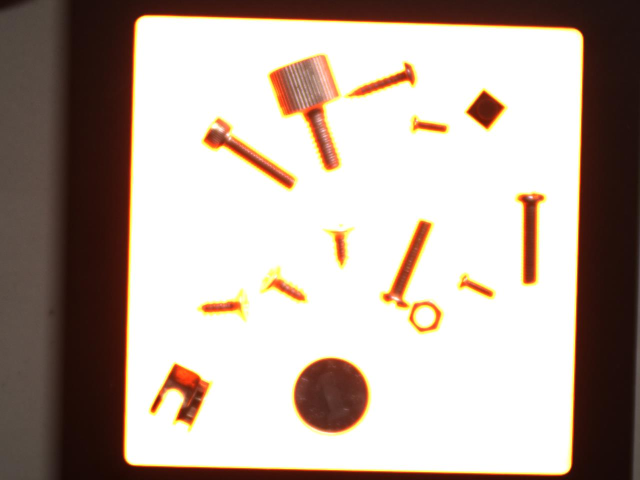
#> input picture python/0.jpg, 1280 x 960 px (shown at 1/2 size)
$ python 1.py
#> lines starting #> are read from the running program, lines starting #| are printed output that depends on the picture; after the words box and inside, x2 and y2 are one past the last pixel; in counts of white or black regions, pixels touching at a corner belong together
import cv2
im=cv2.imread('0.jpg')
#> im is the input picture: shape (960, 1280, 3); mean B, G, R 159.6, 168.7, 183
g=cv2.cvtColor(im,cv2.COLOR_BGR2GRAY)
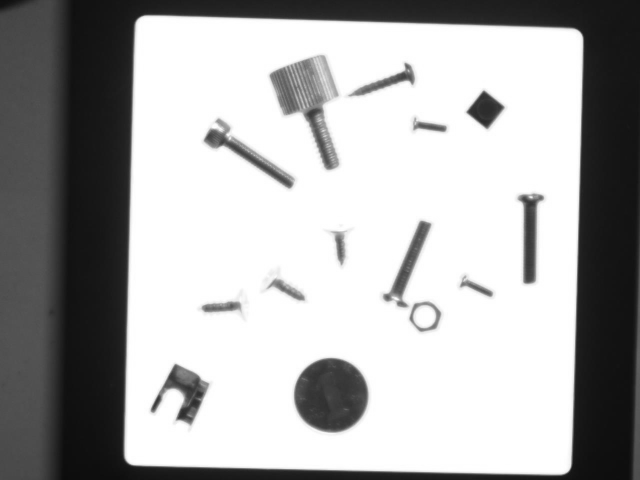
#> g: shape (960, 1280) (shown at 1/2 size); min 12, max 255, mean 172
yz,t=cv2.threshold(g,245,255,cv2.THRESH_BINARY)
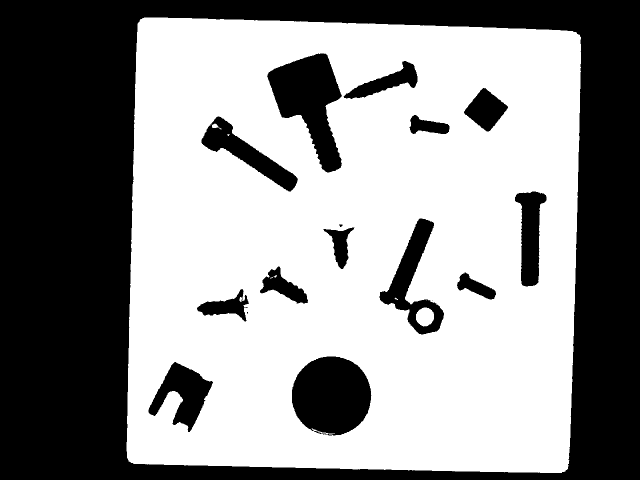
#> t: shape (960, 1280) (shown at 1/2 size); 57% white; 20 black regions (5 under 20 px), largest, box (x1, y1, x2, y2) and area: (0, 0, 1280, 960) 437139, (584, 713, 743, 871) 19680, (534, 107, 684, 345) 18393
cv2.imwrite("4.png",t)

yz,t2=cv2.threshold(g,200,255,cv2.THRESH_BINARY)
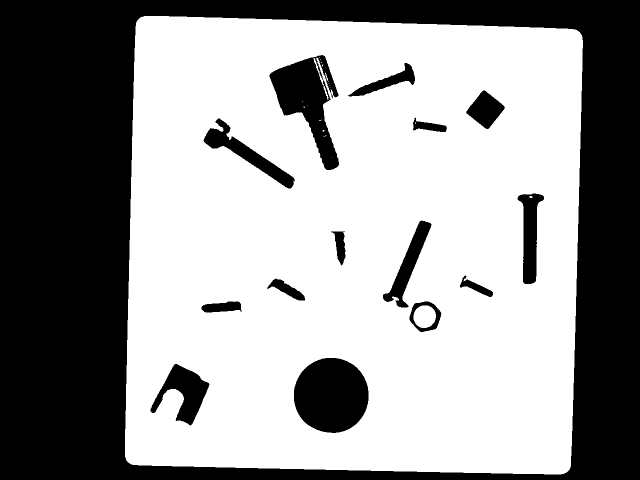
#> t2: shape (960, 1280) (shown at 1/2 size); 59.9% white; 15 black regions, largest, box (x1, y1, x2, y2) and area: (0, 0, 1280, 960) 426451, (588, 716, 737, 866) 17700, (539, 110, 678, 340) 14518
cv2.imwrite("5.png",t2)

yz,t3=cv2.threshold(g,250,255,cv2.THRESH_BINARY)
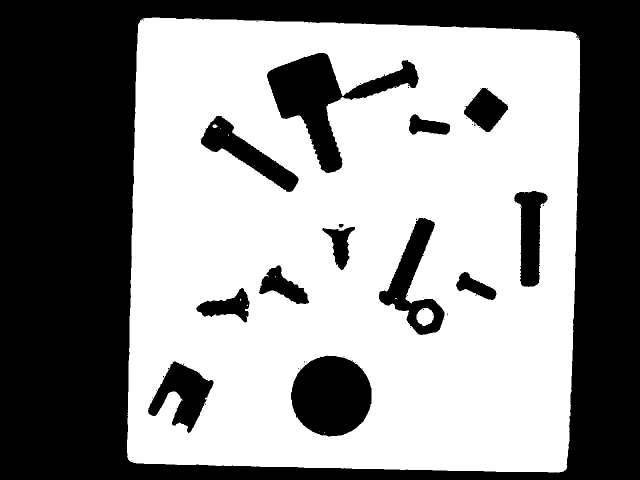
#> t3: shape (960, 1280) (shown at 1/2 size); 56.1% white; 89 black regions (75 under 20 px), largest, box (x1, y1, x2, y2) and area: (0, 0, 1280, 960) 440647, (534, 106, 838, 346) 23662, (582, 711, 743, 873) 20362
cv2.imwrite("6.png",t3)
#cv2.waitKey()

$ run again, with python/1.jpg copied over python/0.jpg
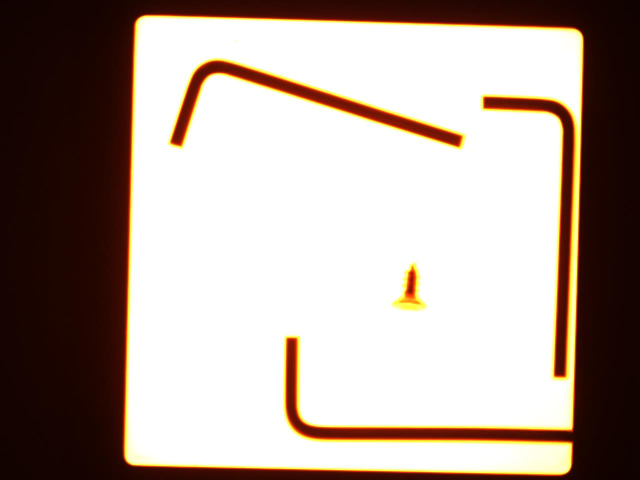
#> input picture python/1.jpg, 1280 x 960 px (shown at 1/2 size)
#> im is the input picture: shape (960, 1280, 3); mean B, G, R 150.3, 159, 173.7
#> `yz,t=cv2.threshold(g,245,255,cv2.THRESH_BINARY)`:
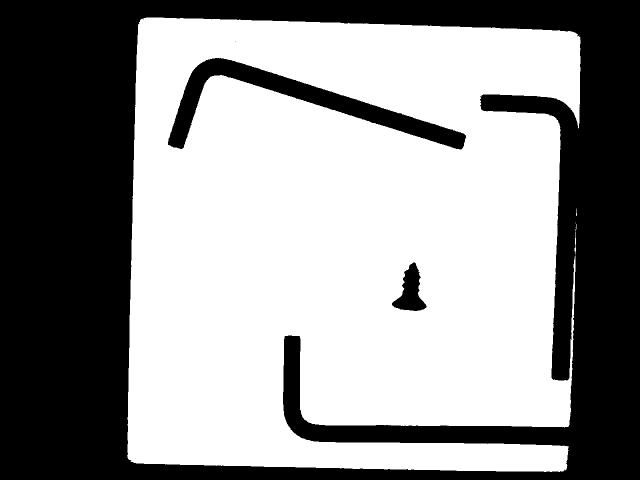
#> t: shape (960, 1280) (shown at 1/2 size); 57.9% white; 8 black regions (5 under 20 px), largest, box (x1, y1, x2, y2) and area: (0, 0, 1280, 960) 490443, (336, 116, 932, 299) 23762, (784, 525, 853, 622) 3378
#> t2: shape (960, 1280); 60.7% white; 4 black regions, box (x1, y1, x2, y2) and area: (0, 0, 1280, 960) 445819, (966, 193, 1151, 756) 18154, (340, 120, 926, 294) 17963, (799, 532, 840, 609) 1399
#> `yz,t3=cv2.threshold(g,250,255,cv2.THRESH_BINARY)`:
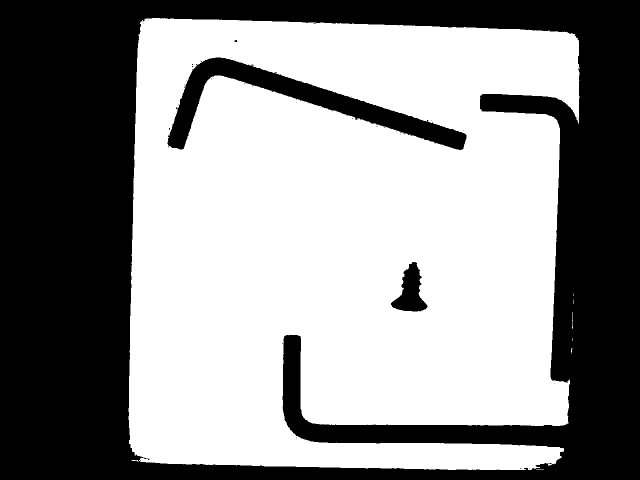
#> t3: shape (960, 1280) (shown at 1/2 size); 56.9% white; 46 black regions (43 under 20 px), largest, box (x1, y1, x2, y2) and area: (0, 0, 1280, 960) 500960, (335, 115, 933, 300) 25321, (782, 524, 855, 623) 3773

$ run again, with python/3.jpg copied over python/0.jpg
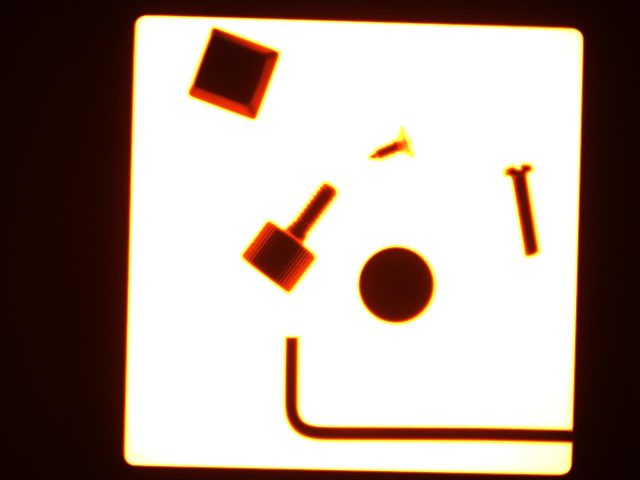
#> input picture python/3.jpg, 1280 x 960 px (shown at 1/2 size)
#> im is the input picture: shape (960, 1280, 3); mean B, G, R 145.8, 154.4, 170.7
#> `yz,t=cv2.threshold(g,245,255,cv2.THRESH_BINARY)`:
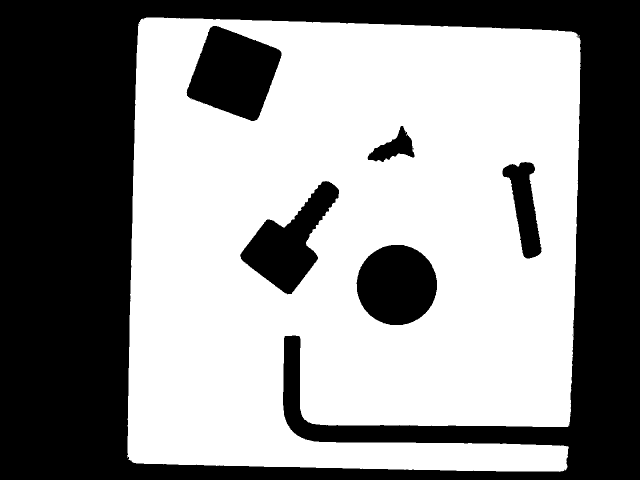
#> t: shape (960, 1280) (shown at 1/2 size); 56.2% white; 10 black regions (4 under 20 px), largest, box (x1, y1, x2, y2) and area: (0, 0, 1280, 960) 465122, (373, 52, 563, 242) 23395, (713, 490, 874, 650) 20231, (480, 362, 678, 589) 18843, (1005, 324, 1083, 517) 7634, (735, 252, 829, 324) 3009
#> t2: shape (960, 1280); 58.8% white; 7 black regions (1 under 20 px), largest, box (x1, y1, x2, y2) and area: (0, 0, 1280, 960) 445839, (378, 56, 558, 238) 20693, (718, 494, 868, 645) 17952, (485, 368, 672, 584) 15573, (1011, 329, 1077, 512) 5268, (742, 275, 818, 317) 1376
#> `yz,t3=cv2.threshold(g,250,255,cv2.THRESH_BINARY)`:
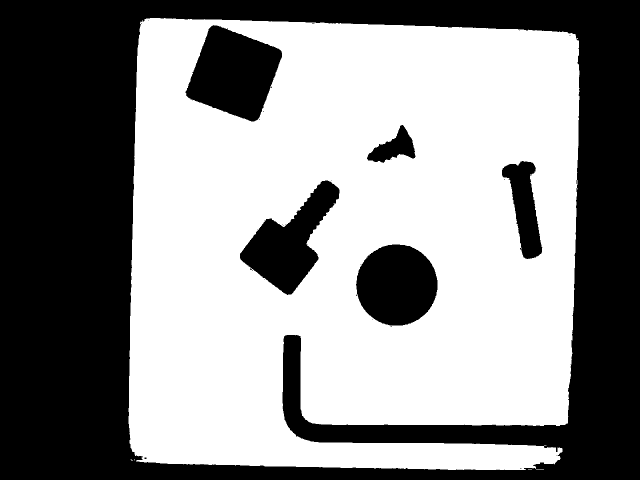
#> t3: shape (960, 1280) (shown at 1/2 size); 55.2% white; 41 black regions (35 under 20 px), largest, box (x1, y1, x2, y2) and area: (0, 0, 1280, 960) 474463, (371, 50, 564, 243) 24064, (712, 489, 875, 651) 20710, (480, 361, 679, 590) 19662, (1004, 322, 1085, 518) 8256, (734, 250, 831, 326) 3449
